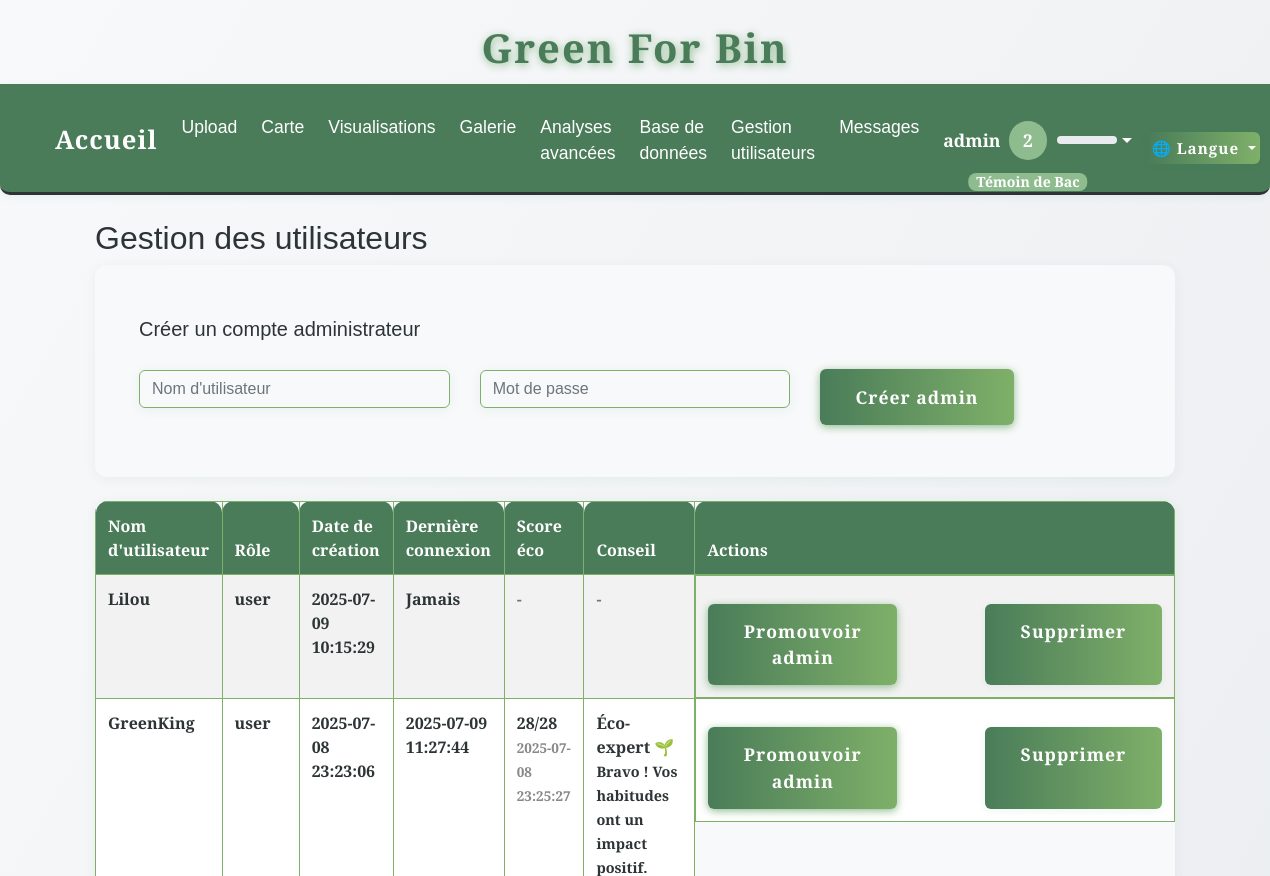
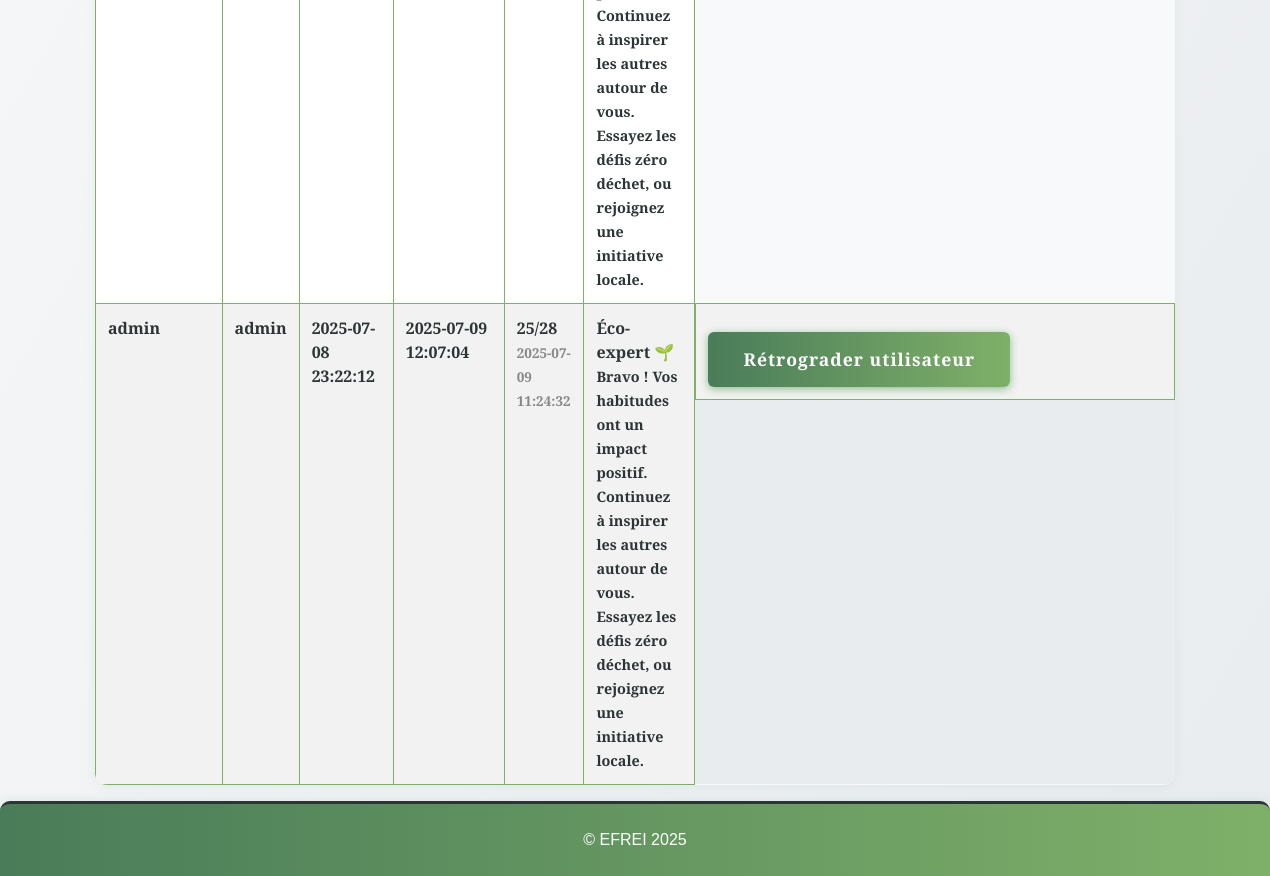
/admin/users (signed in), run on an earlier commit of the app's database (2 pictures, top to bottom).
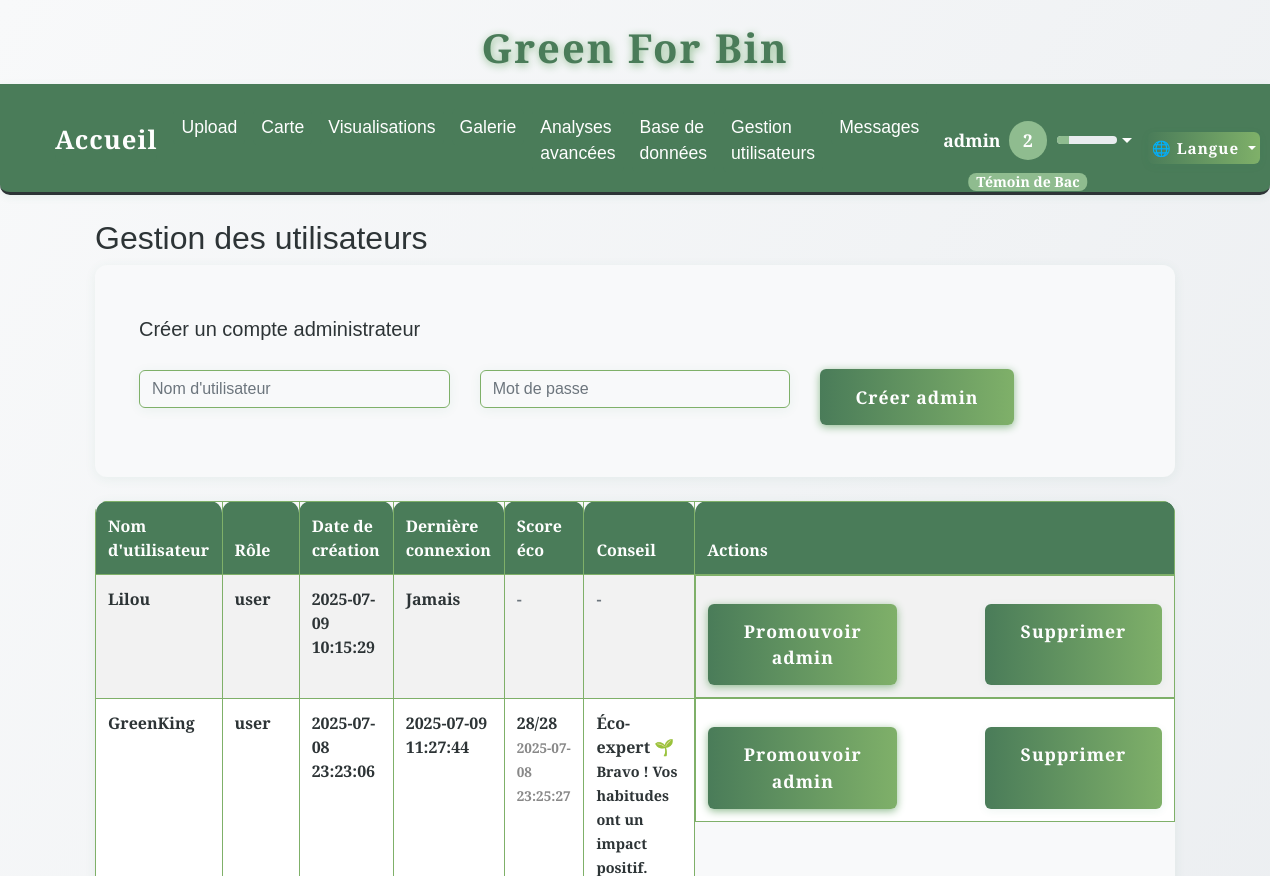
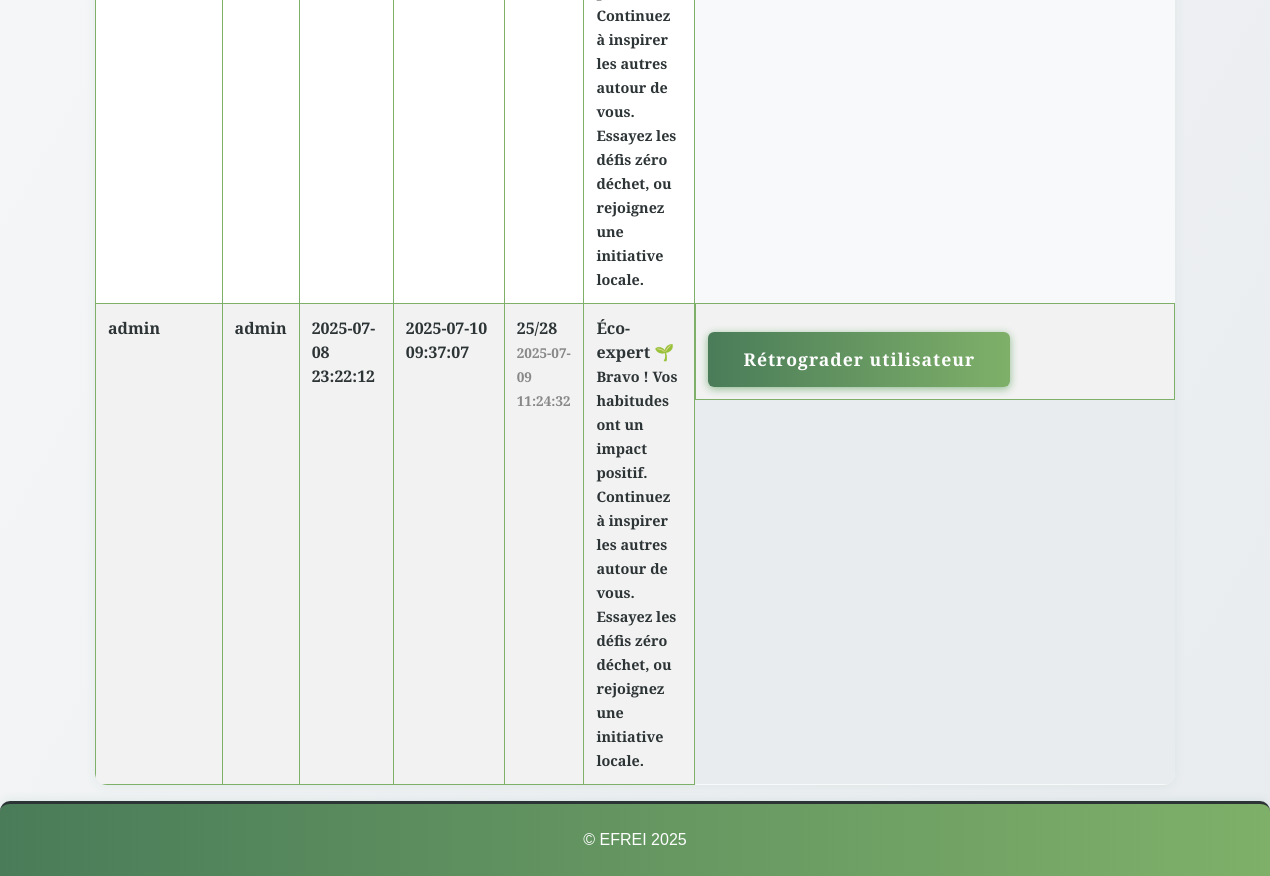
And on a later commit of the database (2 pictures, top to bottom).
### tables this page shows
CREATE TABLE users (
                id INTEGER PRIMARY KEY AUTOINCREMENT,
                username TEXT UNIQUE NOT NULL,
                password_hash TEXT NOT NULL,
                email TEXT,
                arrondissement TEXT,
                role TEXT NOT NULL DEFAULT 'user',
                created_at TEXT NOT NULL,
                last_login TEXT,
                xp INTEGER DEFAULT 0
            );

### app.py (the view)
@app.route('/admin/users')
@admin_required
def admin_users():
    with sqlite3.connect(DB_PATH) as conn:
        c = conn.cursor()
        c.execute("""
            SELECT id, username, role, created_at, last_login
            FROM users
            ORDER BY created_at DESC
        """)
        users = c.fetchall()
        user_eco = {}
        for user in users:
            c.execute("SELECT score, date_filled FROM user_eco_analysis WHERE user_id = ? ORDER BY date_filled DESC LIMIT 1", (user[0],))
            row = c.fetchone()
            if row:
                score, date_filled = row
                if score >= 24:
                    conseil = 'Bravo ! Vos habitudes ont un impact positif. Continuez à inspirer les autres autour de vous. Essayez les défis zéro déchet, ou rejoignez une initiative locale.'
                    titre = 'Éco-expert 🌱'
                elif score >= 18:
                    conseil = 'Vous avez de très bons réflexes. Pour progresser : essayez le compostage ou limitez les emballages.'
                    titre = 'Bon élève ♻️'
                elif score >= 12:
                    conseil = 'Vous êtes conscient·e de l’enjeu. Triez systématiquement, renseignez-vous sur les points de collecte.'
                    titre = 'Éco-curieux 🧐'
                else:
                    conseil = 'Pas de panique ! Commencez par des gestes simples comme trier ou acheter en vrac. Chaque geste compte !'
                    titre = 'Débutant·e 🐣'
                user_eco[user[0]] = dict(score=score, date=date_filled, conseil=conseil, titre=titre)
            else:
                user_eco[user[0]] = None
        c.execute("SELECT COUNT(*) FROM users WHERE role = 'admin'")
        admin_count = c.fetchone()[0]
    return render_template('admin/users.html', users=users, admin_count=admin_count, user_eco=user_eco)

### app.py (called while the page is built)
def get_locale():
    return session.get('lang', request.accept_languages.best_match(['en', 'fr']))

@app.context_processor
def inject_locale():
    return dict(get_locale=get_locale)

@app.context_processor
def inject_user_level():
    def user_level():
        if 'user_id' in session:
            try:
                with sqlite3.connect(DB_PATH) as conn:
                    c = conn.cursor()
                    c.execute("SELECT xp FROM users WHERE id = ?", (session['user_id'],))
                    row = c.fetchone()
                    xp = row[0] if row and row[0] is not None else 0
                return get_user_level(xp)
            except Exception as e:
                print(f"[USER LEVEL] {e}")
        return get_user_level(0)
    return dict(user_level=user_level)

### templates/admin/users.html (shortened to what this page needs)
{% extends "base.html" %}
{% block content %}
<div class="container">
    <h2>{{ _('Gestion des utilisateurs') }}</h2>
    <div class="card mb-4">
        <div class="card-body">
            <h5 class="card-title">{{ _('Créer un compte administrateur') }}</h5>
            <form method="post" action="{{ url_for('create_admin') }}">
                <div class="row g-2 align-items-center">
                    <div class="col-md-4">
                        <input type="text" name="username" class="form-control" placeholder="{{ _('Nom d\'utilisateur') }}" required>
                    </div>
                    <div class="col-md-4">
                        <input type="password" name="password" class="form-control" placeholder="{{ _('Mot de passe') }}" required>
                    </div>
                    <div class="col-md-4">
                        <button type="submit" class="btn btn-primary">{{ _('Créer admin') }}</button>
                    </div>
                </div>
            </form>
        </div>
    </div>
    <table class="table table-striped table-green-text">
        <thead>
            <tr>
                <th>{{ _("Nom d'utilisateur") }}</th>
                <th>{{ _('Rôle') }}</th>
                <th>{{ _('Date de création') }}</th>
                <th>{{ _('Dernière connexion') }}</th>
                <th>{{ _('Score éco') }}</th>
                <th>{{ _('Conseil') }}</th>
                <th>{{ _('Actions') }}</th>
            </tr>
        </thead>
        <tbody>
            {% for user in users %}
                <tr>
                    <td>{{ user[1] }}</td>
                    <td>{{ user[2] }}</td>
                    <td>{{ user[3] }}</td>
                    <td>{{ user[4] or _('Jamais') }}</td>
                    <td>
                        {% if user_eco[user[0]] %}
                            <b>{{ user_eco[user[0]].score }}/28</b> <br><span style="font-size:0.85em; color:#888;">{{ user_eco[user[0]].date }}</span>
                        {% else %}
                            <span class="text-muted">-</span>
                        {% endif %}
                    </td>
                    <td>
                        {% if user_eco[user[0]] %}
                            <b>{{ _(user_eco[user[0]].titre) }}</b><br><span style="font-size:0.9em;">{{ _(user_eco[user[0]].conseil) }}</span>
                        {% else %}
                            <span class="text-muted">-</span>
                        {% endif %}
                    </td>
                    <td class="d-flex gap-2">
                        {% if user[2] == 'user' %}
                            <a href="{{ url_for('promote_user', user_id=user[0]) }}" class="btn btn-success btn-sm" style="margin-right:2.5rem;">{{ _('Promouvoir admin') }}</a>
                        {% else %}
                            <a href="{{ url_for('demote_user', user_id=user[0]) }}" class="btn btn-warning btn-sm" style="margin-right:2.5rem;">{{ _('Rétrograder utilisateur') }}</a>
                        {% endif %}
                        {% if session['user_id'] != user[0] and (user[2] != 'admin' or admin_count > 1) %}
                            <a href="{{ url_for('delete_user', user_id=user[0]) }}" class="btn btn-danger btn-sm" style="margin-left:2.5rem;">{{ _('Supprimer') }}</a>
                        {% endif %}
                    </td>
                </tr>
            {% endfor %}
        </tbody>
    </table>
</div>
{% endblock %}

What changed in the data, as far as the page shows it:
changed users "admin": last_login "2025-07-09 12:07:04" → "2025-07-10 09:37:07"
